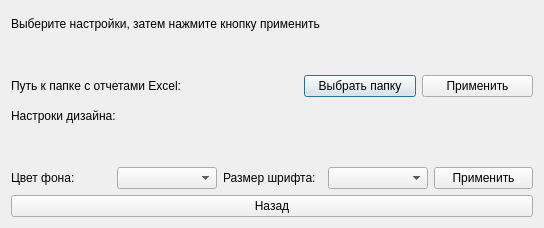
<?xml version="1.0" encoding="UTF-8"?>
<ui version="4.0">
 <class>ChangeSettingsWindow</class>
 <widget class="QDialog" name="ChangeSettingsWindow">
  <property name="geometry">
   <rect>
    <x>0</x>
    <y>0</y>
    <width>544</width>
    <height>228</height>
   </rect>
  </property>
  <property name="windowTitle">
   <string>Изменение настроек</string>
  </property>
  <layout class="QVBoxLayout" name="verticalLayout">
   <item>
    <widget class="QLabel" name="HeadingLabel">
     <property name="minimumSize">
      <size>
       <width>0</width>
       <height>0</height>
      </size>
     </property>
     <property name="maximumSize">
      <size>
       <width>16777215</width>
       <height>16777215</height>
      </size>
     </property>
     <property name="text">
      <string>Выберите настройки, затем нажмите кнопку применить</string>
     </property>
    </widget>
   </item>
   <item>
    <widget class="QLabel" name="PathStatusLabel">
     <property name="minimumSize">
      <size>
       <width>0</width>
       <height>0</height>
      </size>
     </property>
     <property name="maximumSize">
      <size>
       <width>16777215</width>
       <height>16777215</height>
      </size>
     </property>
     <property name="text">
      <string/>
     </property>
    </widget>
   </item>
   <item>
    <layout class="QHBoxLayout" name="horizontalLayout">
     <item>
      <widget class="QLabel" name="PathLabel">
       <property name="minimumSize">
        <size>
         <width>0</width>
         <height>0</height>
        </size>
       </property>
       <property name="maximumSize">
        <size>
         <width>16777215</width>
         <height>16777215</height>
        </size>
       </property>
       <property name="text">
        <string>Путь к папке с отчетами Excel:</string>
       </property>
      </widget>
     </item>
     <item>
      <widget class="QLabel" name="PathLine">
       <property name="text">
        <string/>
       </property>
      </widget>
     </item>
     <item>
      <widget class="QPushButton" name="PathPushButton">
       <property name="minimumSize">
        <size>
         <width>0</width>
         <height>0</height>
        </size>
       </property>
       <property name="maximumSize">
        <size>
         <width>16777215</width>
         <height>16777215</height>
        </size>
       </property>
       <property name="text">
        <string>Выбрать папку</string>
       </property>
      </widget>
     </item>
     <item>
      <widget class="QPushButton" name="ApplyPathPushButton">
       <property name="minimumSize">
        <size>
         <width>0</width>
         <height>0</height>
        </size>
       </property>
       <property name="maximumSize">
        <size>
         <width>16777215</width>
         <height>16777215</height>
        </size>
       </property>
       <property name="text">
        <string>Применить</string>
       </property>
      </widget>
     </item>
    </layout>
   </item>
   <item>
    <widget class="QLabel" name="DesignLabel">
     <property name="minimumSize">
      <size>
       <width>0</width>
       <height>0</height>
      </size>
     </property>
     <property name="maximumSize">
      <size>
       <width>16777215</width>
       <height>16777215</height>
      </size>
     </property>
     <property name="text">
      <string>Настроки дизайна:</string>
     </property>
    </widget>
   </item>
   <item>
    <widget class="QLabel" name="DesignStatusLabel">
     <property name="minimumSize">
      <size>
       <width>0</width>
       <height>0</height>
      </size>
     </property>
     <property name="maximumSize">
      <size>
       <width>16777215</width>
       <height>16777215</height>
      </size>
     </property>
     <property name="text">
      <string/>
     </property>
    </widget>
   </item>
   <item>
    <layout class="QHBoxLayout" name="horizontalLayout_2">
     <item>
      <widget class="QLabel" name="BackgroundLabel">
       <property name="minimumSize">
        <size>
         <width>0</width>
         <height>0</height>
        </size>
       </property>
       <property name="maximumSize">
        <size>
         <width>16777215</width>
         <height>16777215</height>
        </size>
       </property>
       <property name="text">
        <string>Цвет фона:</string>
       </property>
      </widget>
     </item>
     <item>
      <widget class="QComboBox" name="BackgoundComboBox">
       <property name="minimumSize">
        <size>
         <width>100</width>
         <height>0</height>
        </size>
       </property>
      </widget>
     </item>
     <item>
      <widget class="QLabel" name="SizeLabel">
       <property name="minimumSize">
        <size>
         <width>0</width>
         <height>0</height>
        </size>
       </property>
       <property name="maximumSize">
        <size>
         <width>16777215</width>
         <height>16777215</height>
        </size>
       </property>
       <property name="text">
        <string>Размер шрифта: </string>
       </property>
      </widget>
     </item>
     <item>
      <widget class="QComboBox" name="SizeComboBox">
       <property name="minimumSize">
        <size>
         <width>0</width>
         <height>0</height>
        </size>
       </property>
      </widget>
     </item>
     <item>
      <widget class="QPushButton" name="ApplyDesignPushButton">
       <property name="minimumSize">
        <size>
         <width>0</width>
         <height>0</height>
        </size>
       </property>
       <property name="maximumSize">
        <size>
         <width>16777215</width>
         <height>16777215</height>
        </size>
       </property>
       <property name="text">
        <string>Применить</string>
       </property>
      </widget>
     </item>
    </layout>
   </item>
   <item>
    <widget class="QPushButton" name="BackPushButton">
     <property name="minimumSize">
      <size>
       <width>0</width>
       <height>0</height>
      </size>
     </property>
     <property name="maximumSize">
      <size>
       <width>16777215</width>
       <height>16777215</height>
      </size>
     </property>
     <property name="text">
      <string>Назад</string>
     </property>
    </widget>
   </item>
  </layout>
 </widget>
 <resources/>
 <connections/>
</ui>
